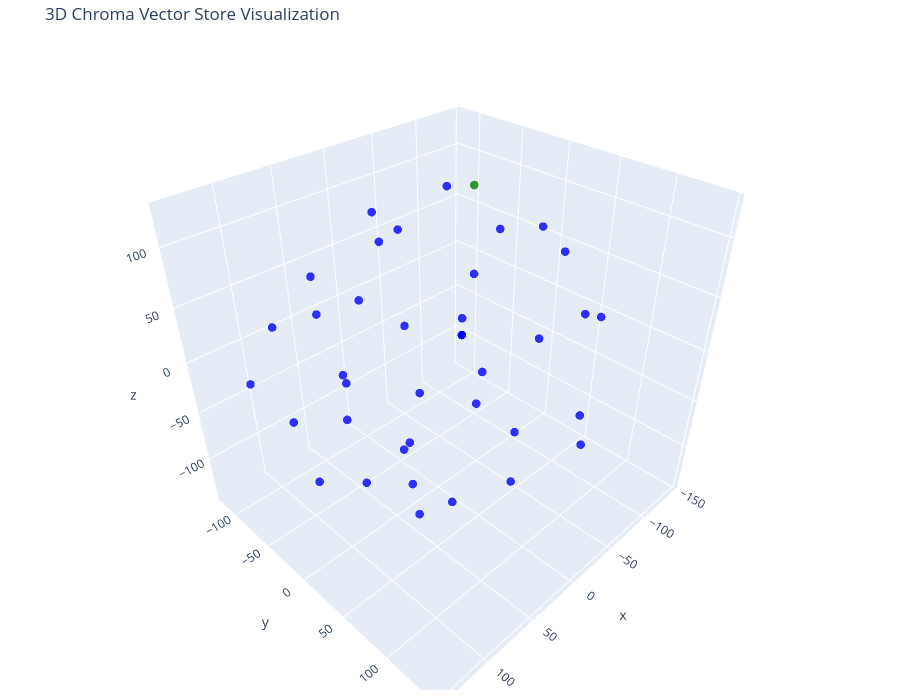

Notebook source saved alongside this figure:
### Code cell
tsne = TSNE(n_components=3, random_state=42)
reduced_vectors = tsne.fit_transform(vectors)

# Create the 3D scatter plot
fig = go.Figure(data=[go.Scatter3d(
    x=reduced_vectors[:, 0],
    y=reduced_vectors[:, 1],
    z=reduced_vectors[:, 2],
    mode='markers',
    marker=dict(size=5, color=colors, opacity=0.8),
    text=[f"Type: {t}<br>Text: {d[:100]}..." for t, d in zip(doc_types, documents)],
    hoverinfo='text'
)])

fig.update_layout(
    title='3D Chroma Vector Store Visualization',
    scene=dict(xaxis_title='x', yaxis_title='y', zaxis_title='z'),
    width=900,
    height=700,
    margin=dict(r=10, b=10, l=10, t=40)
)

fig.show()

### Figure 1 — Plotly figure (JSON) as saved in the notebook; plotly's stock layout.template omitted (floating-point values rounded to 4 significant figures)
{"data": [{"hoverinfo": "text", "marker": {"color": ["blue", "blue", "blue", "blue", "blue", "blue", "blue", "blue", "blue", "blue", "blue", "blue", "blue", "blue", "blue", "blue", "blue", "blue", "blue", "blue", "blue", "blue", "blue", "blue", "blue", "blue", "blue", "blue", "blue", "blue", "blue", "blue", "blue", "blue", "blue", "blue", "blue", "blue", "blue", "blue", "blue", "blue", "blue", "blue", "blue", "green"], "opacity": 0.8, "size": 5}, "mode": "markers", "text": ["Type: company<br>Text: About Insurellm\n\nInsurellm was founded in 2015 as an insurance tech startup.\n\n# About Insurellm\\n\nIn...", "Type: contracts<br>Text: Early Growth\n\nThe company experienced rapid growth in its first five years.\n\n\\n\nThe company experien..."], "type": "scatter3d", "x": [76.83, 40.19, -102.1, 126.1, 88.77, 19.69, -17.45, -143.9, -17.45, 55.52, -17.45, 45.9, -17.45, -60.45, -17.45, -2.326, -17.45, 89.57, -17.45, -58.22, -17.45, -3.341, -17.45, 109.3, 11.89, 59.04, 67.5, 46.99, 18.51, 1.925, -63.21, -16.75, -81.93, -15.65, -111.8, 61.93, -35.71, -102.7, -66.78, 115.1, 119.0, -11.3, 140.3, -102.8, -37.79, -100.8], "y": [-114.8, -15.4, -42.81, 4.52, 72.59, -102.6, 10.94, 12.01, 10.94, 81.34, 10.94, 86.39, 10.94, 35.65, 10.94, -99.46, 10.94, -81.46, 10.94, -104.6, 10.94, 58.86, 10.94, 0.2169, 93.18, -27.73, -32.03, 9.623, 36.25, 145.3, 99.51, -55.95, 33.81, -38.68, 15.64, -72.78, -24.02, -56.77, -118.6, 31.46, 100.8, -85.32, -46.89, 82.29, 110.3, -56.72], "z": [6.021, 105.6, -93.49, -53.45, -64.92, -65.47, 13.09, 41.41, 13.09, 91.75, 13.09, 20.89, 13.09, -98.18, 13.09, 5.134, 13.09, -68.0, 13.09, -48.5, 13.09, 125.7, 13.09, 82.55, -70.44, -121.8, -12.56, -67.97, -128.1, -6.904, -44.29, -139.9, 92.94, -70.5, -31.94, 63.96, 122.1, 8.968, 44.21, 14.88, 4.878, 89.35, 16.89, 23.78, 66.86, 94.63]}], "layout": {"height": 700, "margin": {"b": 10, "l": 10, "r": 10, "t": 40}, "scene": {"xaxis": {"title": {"text": "x"}}, "yaxis": {"title": {"text": "y"}}, "zaxis": {"title": {"text": "z"}}}, "title": {"text": "3D Chroma Vector Store Visualization"}, "width": 900}}
